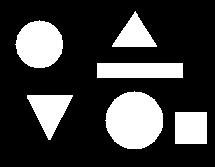
#> input picture HomeWork_7/data/1.jpg, 215 x 167 px, found by its file name
$ python object_analysis.py   (older library calls are emulated)
#> lines starting #> are read from the running program, lines starting #| are printed output that depends on the picture; after the words box and inside, x2 and y2 are one past the last pixel; in counts of white or black regions, pixels touching at a corner belong together
"""
Шаблонный метод (Template method)
"""
import cv2
import numpy as np
import random

class ObjectAnalysis(object):
    def template_method(self, image):

        image = self.noise_filtering(image)
        data = self.segmentation(image)
        data = self.object_parameters(data)

        return data

    def noise_filtering(self, image):
        raise NotImplementedError()

    def segmentation(self, data):
        raise NotImplementedError()

    def object_parameters(self, data):
        (image, data) = data
        (numLabels, labels, stats, centroids) = data
        x = []
        y = []
        w = []
        h = []
        area = []
        for i in range(1, numLabels):
            # extract the connected component statistics for the current
            # label
            x.append(stats[i, cv2.CC_STAT_LEFT])
            y.append(stats[i, cv2.CC_STAT_TOP])
            w.append(stats[i, cv2.CC_STAT_WIDTH])
            h.append(stats[i, cv2.CC_STAT_HEIGHT])
            area.append(stats[i, cv2.CC_STAT_AREA])

        return (x, y, w, h, area)


class BinaryImage(ObjectAnalysis):
    def __init__(self):
        pass

    def noise_filtering(self, image):
        median = cv2.medianBlur(image, 5)
        return median

    def segmentation(self, image):
        output = cv2.connectedComponentsWithStats(
            image,
            4, # connectivity
            cv2.CV_32S)
        return (image, output)

class MonochromeImage(BinaryImage):
    def __init__(self):
        pass

    def noise_filtering(self, image):
        blurred = cv2.GaussianBlur(image, (5, 5), 0)
        return blurred

    def segmentation(self, image):
        edges = cv2.Canny(image,100,200)
        # cv2.imshow('Canny edges', edges)
        # cv2.waitKey(0)
        output = cv2.connectedComponentsWithStats(
            edges,
            4,  # connectivity
            cv2.CV_32S)
        return (image, output)

class ColorImage(MonochromeImage):
    def __init__(self):
        pass

    def segmentation(self, image):
        src = image
        cv2.imshow('Source Image', src)

        kernel = np.array([[1, 1, 1], [1, -8, 1], [1, 1, 1]], dtype=np.float32)

        imgLaplacian = cv2.filter2D(src, cv2.CV_32F, kernel)
        sharp = np.float32(src)
        imgResult = sharp - imgLaplacian

        imgResult = np.clip(imgResult, 0, 255)
        imgResult = imgResult.astype('uint8')
        imgLaplacian = np.clip(imgLaplacian, 0, 255)
        imgLaplacian = np.uint8(imgLaplacian)

        # cv2.imshow('Laplace Filtered Image', imgLaplacian)
        # cv2.imshow('New Sharped Image', imgResult)

        bw = cv2.cvtColor(imgResult, cv2.COLOR_BGR2GRAY)
        _, bw = cv2.threshold(bw, 40, 255, cv2.THRESH_BINARY | cv2.THRESH_OTSU)
        # cv2.imshow('Binary Image', bw)

        dist = cv2.distanceTransform(bw, cv2.DIST_L2, 3)

        cv2.normalize(dist, dist, 0, 1.0, cv2.NORM_MINMAX)
        # cv2.imshow('Distance Transform Image', dist)

        _, dist = cv2.threshold(dist, 0.4, 1.0, cv2.THRESH_BINARY)

        kernel1 = np.ones((3,3), dtype=np.uint8)
        dist = cv2.dilate(dist, kernel1)
        # cv2.imshow('Peaks', dist)

        dist_8u = dist.astype('uint8')

        contours, _ = cv2.findContours(dist_8u, cv2.RETR_EXTERNAL, cv2.CHAIN_APPROX_SIMPLE)

        markers = np.zeros(dist.shape, dtype=np.int32)

        for i in range(len(contours)):
            cv2.drawContours(markers, contours, i, (i+1), -1)

        cv2.circle(markers, (5,5), 3, (255,255,255), -1)
        markers_8u = (markers * 10).astype('uint8')
        # cv2.imshow('Markers', markers_8u)

        cv2.watershed(imgResult, markers)

        mark = markers.astype('uint8')
        mark = cv2.bitwise_not(mark)
        # [16 lines of commented-out code are left out]

        output = cv2.connectedComponentsWithStats(
            mark,
            4,  # connectivity
            cv2.CV_32S)
        return (image, output)

"""
Декоратор - структурный паттерн
"""

class FilteredAnalysis(ObjectAnalysis):
    def __init__(self, obj):
        self._proc = obj

    def template_method(self, image):
        (_x, _y, _w, _h, _area) = self._proc.template_method(image)
        x = []
        y = []
        w = []
        h = []
        area = []

        for i in range(len(_area)):
            if _area[i] > 10 and _area[i] < 2500:
                x.append(_x[i])
                y.append(_y[i])
                w.append(_w[i])
                h.append(_h[i])
                area.append(_area[i])

        return (x,y,w,h,area)

class HuMomentsAnalysis(ObjectAnalysis):
    def __init__(self, obj, image_for_contours=None):
        self._proc = obj
        self._image_for_contours = image_for_contours

    def template_method(self, image):
        self._image_for_contours = image

        (_x, _y, _w, _h, _area) = self._proc.template_method(image)

        x = []
        y = []
        w = []
        h = []
        area = []
        hu_moments = []

        for i in range(len(_area)):
            x.append(_x[i])
            y.append(_y[i])
            w.append(_w[i])
            h.append(_h[i])
            area.append(_area[i])

            hu = self._compute_hu_moments_for_object(i, _x[i], _y[i], _w[i], _h[i])
            hu_moments.append(hu)

        return (x, y, w, h, area, hu_moments)

    def _compute_hu_moments_for_object(self, obj_index, x, y, w, h):
        x1 = max(0, x - 2)
        y1 = max(0, y - 2)
        x2 = min(self._image_for_contours.shape[1], x + w + 2)
        y2 = min(self._image_for_contours.shape[0], y + h + 2)
        roi = self._image_for_contours[y1:y2, x1:x2].copy()

        if len(roi.shape) == 3:
            roi_gray = cv2.cvtColor(roi, cv2.COLOR_BGR2GRAY)
        else:
            roi_gray = roi

        _, binary = cv2.threshold(roi_gray, 127, 255, cv2.THRESH_BINARY)
        contours, _ = cv2.findContours(binary, cv2.RETR_EXTERNAL, cv2.CHAIN_APPROX_SIMPLE)

        if len(contours) == 0:
            return np.zeros(7)

        largest_contour = max(contours, key=cv2.contourArea)

        moments = cv2.moments(largest_contour)
        hu_moments = cv2.HuMoments(moments)
        hu_moments = hu_moments.flatten()
        hu_moments = np.array([-np.sign(x) * np.log10(np.abs(x) + 1e-10) for x in hu_moments])

        return hu_moments

if __name__== '__main__':
    print("Binary Image Processing")
    bin_segm = BinaryImage()
    (x,y,w,h,area) = bin_segm.template_method(cv2.imread('./data/1.jpg', cv2.IMREAD_GRAYSCALE))
#> in noise_filtering, image is the input picture: shape (167, 215); min 0, max 255, mean 61.4
#> in object_parameters, `(numLabels, labels, stats, centroids) = data`:
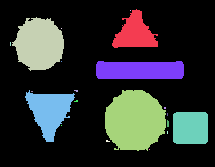
#> labels: shape (167, 215) int32; 21 distinct labels, from 0 to 20; one colour per label, 0 black
#> in object_parameters, `(numLabels, labels, stats, centroids) = data`: numLabels = 21; stats = 21 rows, first 6: [0, 0, 215, 167, 25806], [112, 9, 46, 39, 1036], [130, 10, 1, 1, 1], [12, 17, 52, 54, 2056], [61, 28, 1, 1, 1], [10, 42, 1, 4, 4]; centroids = 21 rows, first 8: [105.9, 81.2], [134.6, 32.87], [130, 10], [38.85, 43.58], [61, 28], [10, 43.5], [61, 61], [139.5, 69.91]
#> after the loop in object_parameters, `for i in range(1, numLabels):`: area = [1036, 1, 2056, 1, 4, 1, 1496, 1414, 2, 6, 2939, 6, 4, 3, 1106, 13, 1, 3, 6, 1]; h = [39, 1, 54, 1, 4, 1, 18, 52, 1, 2, 61, 2, 2, 3, 32, 7, 1, 3, 2, 1]; w = [46, 1, 52, 1, 1, 1, 88, 50, 2, 4, 61, 4, 2, 1, 35, 2, 1, 1, 4, 1]; x = [112, 130, 12, 61, 10, 61, 96, 25, 31, 74, 105, 74, 164, 167, 173, 167, 61, 167, 106, 149]; y = [9, 10, 17, 28, 42, 61, 61, 90, 91, 90, 90, 100, 107, 113, 112, 120, 125, 131, 140, 149]
#> in template_method, `data = self.object_parameters(data)`: data = 5 items
    for i in range(len(area)):
            print([x[i], y[i], w[i],h[i],area[i]])
#> this loop made 20 passes
#| [112, 9, 46, 39, 1036]
#| [130, 10, 1, 1, 1]
#| [12, 17, 52, 54, 2056]
#| [61, 28, 1, 1, 1]
#| [10, 42, 1, 4, 4]
#| [61, 61, 1, 1, 1]
#| [96, 61, 88, 18, 1496]
#| [25, 90, 50, 52, 1414]
#> (further printed lines are left out)

    print("Monochrome Image Processing")
    mono_segm = MonochromeImage()
    (x,y,w,h,area) = mono_segm.template_method(cv2.imread('./data/1.jpg', cv2.IMREAD_GRAYSCALE))
#> in segmentation, `edges = cv2.Canny(image,100,200)`:
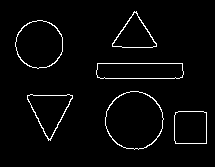
#> edges: shape (167, 215); 2.9% white in thin lines or dots, all inside (x1, y1, x2, y2) = (15, 11, 207, 150)
#> in object_parameters (call 2), `(numLabels, labels, stats, centroids) = data`:
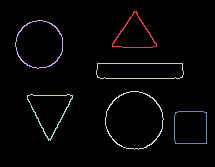
#> labels: shape (167, 215) int32; 7 distinct labels, from 0 to 6; one colour per label, 0 black
#> in object_parameters (call 2), `(numLabels, labels, stats, centroids) = data`: numLabels = 7; stats = [[0, 0, 215, 167, 34861], [112, 11, 45, 37, 156], [15, 20, 48, 49, 175], [96, 63, 88, 16, 198], [105, 91, 59, 59, 213], [27, 94, 46, 47, 178], [174, 111, 33, 33, 124]]; centroids = [[106.9, 82.96], [134.1, 33.5], [38.85, 43.92], [139.5, 70.39], [134, 119.7], [49.48, 112.4], [190.3, 127.3]]
#> after the loop in object_parameters (call 2), `for i in range(1, numLabels):`: area = [156, 175, 198, 213, 178, 124]; h = [37, 49, 16, 59, 47, 33]; w = [45, 48, 88, 59, 46, 33]; x = [112, 15, 96, 105, 27, 174]; y = [11, 20, 63, 91, 94, 111]
#> x = [112, 15, 96, 105, 27, 174]; y = [11, 20, 63, 91, 94, 111]; w = [45, 48, 88, 59, 46, 33]; h = [37, 49, 16, 59, 47, 33]; area = [156, 175, 198, 213, 178, 124]
    for i in range(len(area)):
            print([x[i], y[i], w[i],h[i],area[i]])
#> this loop made 6 passes
#| [112, 11, 45, 37, 156]
#| [15, 20, 48, 49, 175]
#| [96, 63, 88, 16, 198]
#| [105, 91, 59, 59, 213]
#| [27, 94, 46, 47, 178]
#| [174, 111, 33, 33, 124]

    print("Color Image Processing")
    color_segm = ColorImage()
    (x,y,w,h,area) = color_segm.template_method(cv2.imread('./data/1.jpg', cv2.IMREAD_COLOR))
#> in segmentation, `_, bw = cv2.threshold(bw, 40, 255, cv2.THRESH_BINARY | cv2.THRESH_OTSU)`: bw: shape (167, 215); 24.1% white; 6 white regions, box (x1, y1, x2, y2) and area: (105, 91, 163, 149) 2607, (15, 20, 63, 68) 1763, (97, 63, 183, 78) 1290, (27, 95, 73, 140) 1114, (175, 112, 207, 144) 1024, (112, 11, 157, 47) 838
#> in segmentation, `_, dist = cv2.threshold(dist, 0.4, 1.0, cv2.THRESH_BINARY)`: dist: shape (167, 215) float32; values 0 (black) and 1 (white), 4.6% white; 5 white regions (1 under 20 px), largest, box (x1, y1, x2, y2) and area: (117, 103, 152, 138) 985, (27, 32, 52, 57) 497, (186, 123, 196, 133) 100, (44, 106, 56, 118) 74
#> in segmentation, `dist = cv2.dilate(dist, kernel1)`: dist: shape (167, 215) float32; values 0 (black) and 1 (white), 5.7% white; 5 white regions, box (x1, y1, x2, y2) and area: (116, 102, 153, 139) 1129, (26, 31, 53, 58) 601, (185, 122, 197, 134) 144, (43, 105, 57, 119) 126, (131, 31, 138, 37) 34
#> in segmentation, `dist_8u = dist.astype('uint8')`: dist_8u: shape (167, 215); values 0 (black) and 1 (white), 5.7% white; 5 white regions
#> in segmentation, `contours, _ = cv2.findContours(dist_8u, cv2.RETR_EXTERNAL, cv2.CHAIN_A..`: contours = 5 contours; box (x1, y1, x2, y2) and area: (116, 102, 153, 139) 1074, (26, 31, 53, 58) 562, (185, 122, 197, 134) 121, (43, 105, 57, 119) 104, (131, 31, 138, 37) 24
#> the loop in segmentation, `for i in range(len(contours)):` made 5 passes
#> after the loop in segmentation, `for i in range(len(contours)):`:
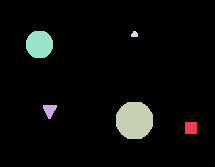
#> markers: shape (167, 215) int32; 6 distinct labels, from 0 to 5; one colour per label, 0 black
#> in segmentation, `cv2.circle(markers, (5,5), 3, (255,255,255), -1)`: markers: shape (167, 215) int32; 7 distinct labels, from 0 to 255
#> in segmentation, `mark = markers.astype('uint8')`:
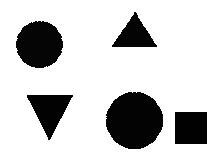
#> mark: shape (167, 215); min 1, max 255, mean 204.7
#> in object_parameters (call 3), `(numLabels, labels, stats, centroids) = data`:
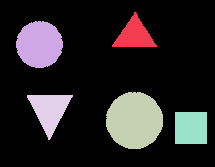
#> labels: shape (167, 215) int32; 6 distinct labels, from 0 to 5; one colour per label, 0 black
#> in object_parameters (call 3), `(numLabels, labels, stats, centroids) = data`: numLabels = 6; stats = [[0, 0, 215, 167, 28735], [112, 12, 45, 35, 806], [16, 21, 47, 47, 1717], [106, 92, 57, 57, 2550], [27, 95, 46, 45, 1073], [175, 112, 32, 32, 1024]]; centroids = [[107.1, 80.81], [134.1, 34.83], [39, 44.05], [134, 120], [49.18, 109.8], [190.5, 127.5]]
#> after the loop in object_parameters (call 3), `for i in range(1, numLabels):`: area = [806, 1717, 2550, 1073, 1024]; h = [35, 47, 57, 45, 32]; w = [45, 47, 57, 46, 32]; x = [112, 16, 106, 27, 175]; y = [12, 21, 92, 95, 112]
#> x = [112, 16, 106, 27, 175]; y = [12, 21, 92, 95, 112]; w = [45, 47, 57, 46, 32]; h = [35, 47, 57, 45, 32]; area = [806, 1717, 2550, 1073, 1024]
    for i in range(len(area)):
            print([x[i], y[i], w[i],h[i],area[i]])
#> this loop made 5 passes
#| [112, 12, 45, 35, 806]
#| [16, 21, 47, 47, 1717]
#| [106, 92, 57, 57, 2550]
#| [27, 95, 46, 45, 1073]
#| [175, 112, 32, 32, 1024]

    print("Decorated Binary Image Processing")
    filt_bin = FilteredAnalysis(BinaryImage())
    (x, y, w, h, area) = filt_bin.template_method(cv2.imread('./data/1.jpg', cv2.IMREAD_GRAYSCALE))
#> in object_parameters (call 4), `(numLabels, labels, stats, centroids) = data`: numLabels = 21; stats = 21 rows, first 6: [0, 0, 215, 167, 25806], [112, 9, 46, 39, 1036], [130, 10, 1, 1, 1], [12, 17, 52, 54, 2056], [61, 28, 1, 1, 1], [10, 42, 1, 4, 4]; centroids = 21 rows, first 8: [105.9, 81.2], [134.6, 32.87], [130, 10], [38.85, 43.58], [61, 28], [10, 43.5], [61, 61], [139.5, 69.91]
#> the loop in template_method, `for i in range(len(_area)):` made 20 passes
#> after the loop in template_method, `for i in range(len(_area)):`: area = [1036, 2056, 1496, 1414, 1106, 13]; h = [39, 54, 18, 52, 32, 7]; w = [46, 52, 88, 50, 35, 2]; x = [112, 12, 96, 25, 173, 167]; y = [9, 17, 61, 90, 112, 120]
#> x = [112, 12, 96, 25, 173, 167]; y = [9, 17, 61, 90, 112, 120]; w = [46, 52, 88, 50, 35, 2]; h = [39, 54, 18, 52, 32, 7]; area = [1036, 2056, 1496, 1414, 1106, 13]
    for i in range(len(area)):
            print([x[i], y[i], w[i],h[i],area[i]])

    print("Decorated Image Hu Moments Processing")
    hu_moments = HuMomentsAnalysis(ColorImage())
    (x, y, w, h, area, hu_moments) = hu_moments.template_method(cv2.imread('./data/1.jpg', cv2.IMREAD_COLOR))
#> the loop in segmentation (call 2), `for i in range(len(contours)):` made 5 passes
#> the loop in template_method, `for i in range(len(_area)):` made 5 passes
#> hu on passes 2 to 4: [0.798, 5.78, 7.64, 9.99, -10, -10, -10], [0.798, 6.79, 7.99, 10, -10, 10, 10], [0.713, 3.25, 2.34, 4.7, 8.21, 6.33, 9.26]
#> hu on pass 1: [0.712, 3.23, 2.33, 4.9, -8.55, -6.56, 8.83]
#> pass 2, in _compute_hu_moments_for_object (call 2), `roi = self._image_for_contours[y1:y2, x1:x2].copy()`:
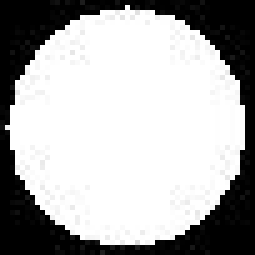
#> roi: shape (51, 51, 3) (shown 5 times larger); min 0, max 255, mean 172.6
#> after the loop in template_method, `for i in range(len(_area)):`: area = [806, 1717, 2550, 1073, 1024]; h = [35, 47, 57, 45, 32]; hu_moments = [[0.712, 3.23, 2.33, 4.9, -8.55, -6.56, 8.83], [0.798, 5.78, 7.64, 9.99, -10, -10, -10], [0.798, 6.79, 7.99, 10, -10, 10, 10], [0.713, 3.25, 2.34, 4.7, 8.21, 6.33, 9.26], [0.778, 0, 0, 0, 0, 0, 0]]; w = [45, 47, 57, 46, 32]; x = [112, 16, 106, 27, 175]; y = [12, 21, 92, 95, 112]
#> x = [112, 16, 106, 27, 175]; y = [12, 21, 92, 95, 112]; w = [45, 47, 57, 46, 32]; h = [35, 47, 57, 45, 32]; area = [806, 1717, 2550, 1073, 1024]
    for i in range(len(area)):
            print([x[i], y[i], w[i],h[i],area[i], str(hu_moments[i])])
